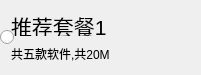
<?xml version="1.0" encoding="UTF-8"?>
<ui version="4.0">
 <class>BatchListItemUI</class>
 <widget class="QRadioButton" name="BatchListItemUI">
  <property name="geometry">
   <rect>
    <x>0</x>
    <y>0</y>
    <width>201</width>
    <height>75</height>
   </rect>
  </property>
  <property name="minimumSize">
   <size>
    <width>201</width>
    <height>75</height>
   </size>
  </property>
  <property name="maximumSize">
   <size>
    <width>201</width>
    <height>75</height>
   </size>
  </property>
  <widget class="QLabel" name="batch_package_name">
   <property name="geometry">
    <rect>
     <x>11</x>
     <y>16</y>
     <width>151</width>
     <height>20</height>
    </rect>
   </property>
   <property name="font">
    <font>
     <family>Microsoft YaHei UI</family>
     <pointsize>16</pointsize>
    </font>
   </property>
   <property name="text">
    <string>推荐套餐1</string>
   </property>
  </widget>
  <widget class="QLabel" name="batch_package_size">
   <property name="geometry">
    <rect>
     <x>11</x>
     <y>46</y>
     <width>151</width>
     <height>16</height>
    </rect>
   </property>
   <property name="font">
    <font>
     <family>Microsoft YaHei UI</family>
    </font>
   </property>
   <property name="text">
    <string>共五款软件,共20M</string>
   </property>
  </widget>
  <widget class="QLabel" name="batch_package_type">
   <property name="geometry">
    <rect>
     <x>152</x>
     <y>0</y>
     <width>49</width>
     <height>48</height>
    </rect>
   </property>
   <property name="text">
    <string/>
   </property>
  </widget>
  <widget class="QLabel" name="batch_package_unique">
   <property name="geometry">
    <rect>
     <x>140</x>
     <y>20</y>
     <width>54</width>
     <height>12</height>
    </rect>
   </property>
   <property name="text">
    <string/>
   </property>
  </widget>
 </widget>
 <layoutdefault spacing="6" margin="11"/>
 <resources>
  <include location="../../UmInstallerAssistant.qrc"/>
 </resources>
 <connections/>
</ui>
